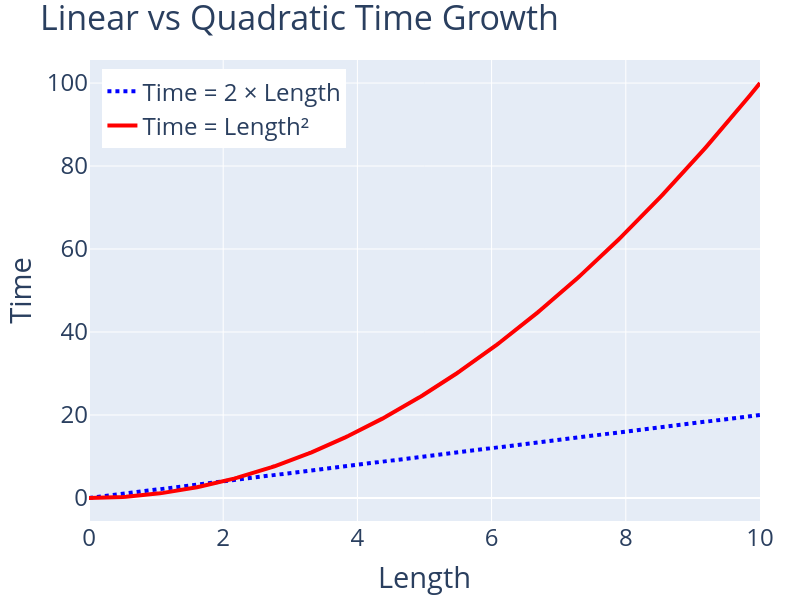

The notebook cell saved with this chart:
### Code cell
import numpy as np
import plotly.graph_objects as go

# Generate length values
length = np.linspace(0, 10, 200)

# Define time as a function of length
time_linear = 2 * length
time_quadratic = length ** 2

# Create the figure
fig = go.Figure()

# Add y = 2x (dotted)
fig.add_trace(go.Scatter(
    x=length,
    y=time_linear,
    mode="lines",
    name="Time = 2 × Length",
    line=dict(color="blue", width=4, dash="dot")
))

# Add y = x^2 (solid)
fig.add_trace(go.Scatter(
    x=length,
    y=time_quadratic,
    mode="lines",
    name="Time = Length²",
    line=dict(color="red", width=4)
))

# Layout
fig.update_layout(
    title="Linear vs Quadratic Time Growth",
    xaxis_title="Length",
    yaxis_title="Time",
    font=dict(size=24),
    width=800,
    height=600,
    legend=dict(x=0.02, y=0.98, font=dict(size=24)),
    margin=dict(l=60, r=40, t=60, b=60)
)
fig.write_image("../../slideshows/images/linear_vs_quadratic.png", width=800, height=800)
fig.show()

### Figure 1 — Plotly figure (JSON) as saved in the notebook; plotly's stock layout.template omitted (floating-point values rounded to 4 significant figures; data arrays with more than 128 entries replaced by an {"elided": "..."} marker saying what was removed)
{"data": [{"line": {"color": "blue", "dash": "dot", "width": 4}, "mode": "lines", "name": "Time = 2 × Length", "type": "scatter", "x": {"elided": "200 float values"}, "y": {"elided": "200 float values"}}, {"line": {"color": "red", "width": 4}, "mode": "lines", "name": "Time = Length²", "type": "scatter", "x": {"elided": "200 float values"}, "y": {"elided": "200 float values"}}], "layout": {"font": {"size": 24}, "height": 600, "legend": {"font": {"size": 24}, "x": 0.02, "y": 0.98}, "margin": {"b": 60, "l": 60, "r": 40, "t": 60}, "title": {"text": "Linear vs Quadratic Time Growth"}, "width": 800, "xaxis": {"title": {"text": "Length"}}, "yaxis": {"title": {"text": "Time"}}}}
